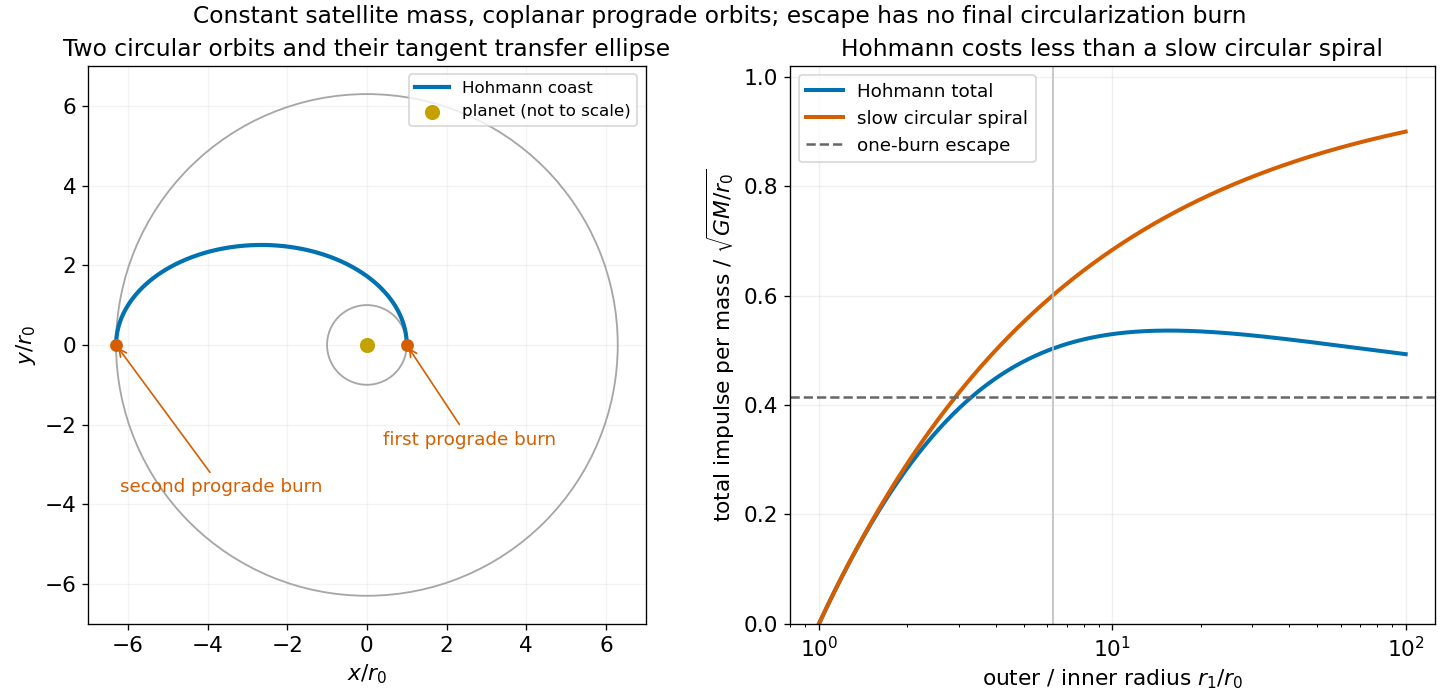

Recreate this plot in Python.
from pathlib import Path
import numpy as np
import matplotlib.pyplot as plt
from matplotlib.patches import Circle, Polygon, Rectangle
plt.rcParams.update({'font.size':13,'axes.titlesize':14,'figure.facecolor':'white','axes.facecolor':'white'})
ratio=6.295;ecc=(ratio-1)/(ratio+1);p=2*ratio/(ratio+1);th=np.linspace(0,np.pi,500);rr=p/(1+ecc*np.cos(th))
fig,axs=plt.subplots(1,2,figsize=(12,5.8),layout='constrained');ax=axs[0]
for rad in [1,ratio]:ax.add_patch(Circle((0,0),rad,fill=False,color='.65',lw=1.1))
ax.plot(rr*np.cos(th),rr*np.sin(th),lw=2.5,color='#0072B2',label='Hohmann coast');ax.scatter(0,0,c='#c4a000',s=65,label='planet (not to scale)')
ax.scatter([1,-ratio],[0,0],c='#D55E00',s=45,zorder=5)
ax.annotate('first prograde burn',xy=(1,0),xytext=(.4,-2.5),arrowprops={'arrowstyle':'->','color':'#D55E00'},color='#D55E00',fontsize=11)
ax.annotate('second prograde burn',xy=(-ratio,0),xytext=(-6.2,-3.7),arrowprops={'arrowstyle':'->','color':'#D55E00'},color='#D55E00',fontsize=11)
ax.set(xlim=(-7,7),ylim=(-7,7),aspect='equal',xlabel=r'$x/r_0$',ylabel=r'$y/r_0$');ax.legend(loc='upper right',fontsize=10);ax.set_title('Two circular orbits and their tangent transfer ellipse');ax.grid(alpha=.15)
ax=axs[1];eta=np.geomspace(1,100,600);h=np.sqrt(2*eta/(1+eta))-1+(1-np.sqrt(2/(1+eta)))/np.sqrt(eta);slow=1-1/np.sqrt(eta)
ax.semilogx(eta,h,lw=2.4,label='Hohmann total',color='#0072B2');ax.semilogx(eta,slow,lw=2.4,label='slow circular spiral',color='#D55E00');ax.axhline(np.sqrt(2)-1,color='.4',ls='--',label='one-burn escape');ax.axvline(ratio,color='.75',lw=1);ax.set(xlabel=r'outer / inner radius $r_1/r_0$',ylabel=r'total impulse per mass / $\sqrt{GM/r_0}$',ylim=(0,1.02));ax.grid(alpha=.2);ax.legend(loc='upper left',fontsize=11);ax.set_title('Hohmann costs less than a slow circular spiral')
fig.suptitle('Constant satellite mass, coplanar prograde orbits; escape has no final circularization burn',fontsize=14)
fig.savefig(Path.cwd()/Path(__file__).with_suffix('.png').name,dpi=120,facecolor='white');plt.close(fig)
